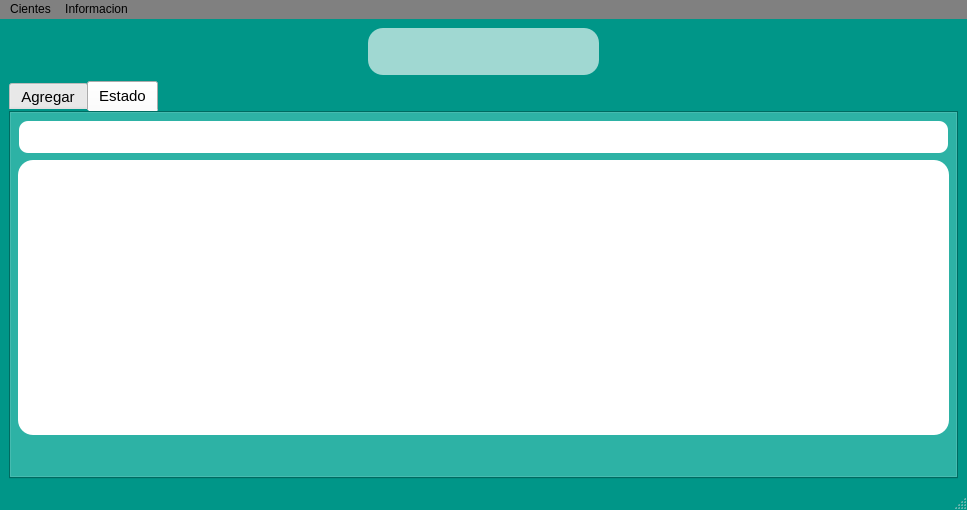
<?xml version="1.0" encoding="UTF-8"?>
<ui version="4.0">
 <class>VentanaUsuarios</class>
 <widget class="QMainWindow" name="VentanaUsuarios">
  <property name="geometry">
   <rect>
    <x>0</x>
    <y>0</y>
    <width>967</width>
    <height>510</height>
   </rect>
  </property>
  <property name="windowTitle">
   <string>Clientes</string>
  </property>
  <property name="styleSheet">
   <string notr="true">QPushButton#btnAgregar {
	border-radius: 15px;
	color: white;
	font-family: 'Roboto';
	font-size: 25px;
	image: url(&quot;../Iconos/usuario.png&quot;);
}

QPushButton#btnEstado{
		border-radius: 15px;
		color: white;
		font-family: 'Roboto';
		font-size: 25px;
		image: url(&quot;../Iconos/lista.png&quot;);
}

QPushButton#btnReporte {
		border-radius: 15px;
		color: white;
		font-family: 'Roboto';
		font-size: 25px;
		image: url(&quot;../Iconos/bloc.png&quot;);
}

QGroupBox {
	border-radius: 15px;
	background-color: #A0D8D2;
	font-family: 'Roboto';
}

QLineEdit {
	background-color: white;
	border-style: ouset;
	border-width: 2px;
	border-color: white;
	border-radius: 10px;
	font: bold 14px;
	min-width: 10em;
	padding: 6px;
}
QTextEdit {
		background-color: white;
	border-style: outset;
	border-width: 1px;
	border-color: white;
	border-radius: 10px;
	font: bold 10px;
	min-width: 10em;
	padding:2px;
}

QPushButton#btnAgregar:hover {
	background-color: #D3F9F8;
}

QPushButton#btnEstado:hover {
		background-color: #D3F9F8;
}

QPushButton#btnReporte:hover {
		background-color: #D3F9F8;
}

QLabel {
	font-family: 'Roboto';
	font-size: 14px;
	border-style: inset;
}

QPushButton#btnAgregar_2 {
	border-radius: 15px;
	color: white;
	font-family: 'Roboto';
	font-size: 25px;
	image: url(&quot;../Iconos/usuario2.png&quot;);
}

QPushButton#btnLimpiar {
	border-radius: 15px;
	color: white;
	font-family: 'Roboto';
	font-size: 25px;
	image: url(&quot;../Iconos/limpiar.png&quot;);
}

QPushButton#btnCerrar_Agregar {
	border-radius: 15px;
	color: white;
	font-family: 'Roboto';
	font-size: 25px;
	image: url(&quot;../Iconos/cancelar.png&quot;);
}

QPushButton#btnAgregar_2:hover {
	background-color: green;
}

QPushButton#btnLimpiar:hover{
	background-color: #B9FFFD
}

QPushButton#btnCerrar_Agregar:hover {
	background-color: red;
}

QPushButton#btnCerrar_Estado{
	border-radius: 15px;
	font-family: 'Roboto';
	font-size: 25px;
	image: url(&quot;../Iconos/cancelar.png&quot;);
}
QPushButton#btnCerrar_Estado:hover {
	background-color: red;
}
QPushButton#btnEliminar {
	border-radius: 15px;
	color: white;
	font-family: 'Roboto';
	font-size: 25px;
	image: url(&quot;../Iconos/usuario3.png&quot;);
}
QPushButton#btnRecargar {
	border-radius: 15px;
	color: white;
	font-family: 'Roboto';
	font-size: 25px;
	image: url(&quot;../Iconos/archivo.png&quot;);
}
QPushButton#btnCerrar_Lista {
	border-radius: 15px;
	color: white;
	font-family: 'Roboto';
	font-size: 25px;
	image: url(&quot;../Iconos/cancelar.png&quot;);
}
QPushButton#btnAsignar{
	border-radius: 15px;
	color: white;
	font-family: 'Roboto';
	font-size: 25px;
	image: url(&quot;../Iconos/usuario4.png&quot;);
}
QPushButton#btnEliminar:hover{
	background-color: red;
}
QPushButton#btnAgregar:hover {
	background-color: #D3F9F8;
}

QPushButton#btnRecargar:hover {
		background-color: #D3F9F8;
}

QPushButton#btnCerrar_Lista:hover {
		background-color: red;
}

QTableWidget {
	border-radius: 15px;
	background-color: white;
}

QToolBox {
	border-radius: 15px;
	
}
QTabWidget {
	border-radius: 15px;
	background-color: white;
	font-family: 'Roboto';
	font-size: 15px;
}

QMenuBar {
	borde-radius: 15px;
	background-color:grey;
}
QAction {
	background-color: white;
}
QMainWindow {
		background-color: #009688;
}
QTabWidget {
	border-size: 15px;
	background-color: #009688;
}</string>
  </property>
  <widget class="QWidget" name="centralwidget">
   <layout class="QGridLayout" name="gridLayout_10">
    <item row="0" column="0">
     <layout class="QGridLayout" name="gridLayout_9">
      <item row="0" column="1">
       <widget class="QGroupBox" name="gbUsuarios">
        <property name="title">
         <string/>
        </property>
        <layout class="QGridLayout" name="gridLayout">
         <item row="0" column="0">
          <widget class="QPushButton" name="btnAgregar">
           <property name="toolTip">
            <string>&lt;html&gt;&lt;head/&gt;&lt;body&gt;&lt;p&gt;Agregar un nuevo cliente&lt;/p&gt;&lt;/body&gt;&lt;/html&gt;</string>
           </property>
           <property name="text">
            <string/>
           </property>
          </widget>
         </item>
         <item row="0" column="2">
          <widget class="QPushButton" name="btnReporte">
           <property name="toolTip">
            <string>&lt;html&gt;&lt;head/&gt;&lt;body&gt;&lt;p&gt;Generar un archivo con la lista de clientes&lt;/p&gt;&lt;/body&gt;&lt;/html&gt;</string>
           </property>
           <property name="text">
            <string/>
           </property>
          </widget>
         </item>
         <item row="0" column="1">
          <widget class="QPushButton" name="btnEstado">
           <property name="toolTip">
            <string>&lt;html&gt;&lt;head/&gt;&lt;body&gt;&lt;p&gt;Ver lista de clientes registrados&lt;/p&gt;&lt;/body&gt;&lt;/html&gt;</string>
           </property>
           <property name="text">
            <string/>
           </property>
          </widget>
         </item>
        </layout>
       </widget>
      </item>
      <item row="0" column="2">
       <spacer name="horizontalSpacer_2">
        <property name="orientation">
         <enum>Qt::Horizontal</enum>
        </property>
        <property name="sizeHint" stdset="0">
         <size>
          <width>40</width>
          <height>20</height>
         </size>
        </property>
       </spacer>
      </item>
      <item row="0" column="0">
       <spacer name="horizontalSpacer">
        <property name="orientation">
         <enum>Qt::Horizontal</enum>
        </property>
        <property name="sizeHint" stdset="0">
         <size>
          <width>40</width>
          <height>20</height>
         </size>
        </property>
       </spacer>
      </item>
      <item row="1" column="0" colspan="3">
       <widget class="QTabWidget" name="tabClientes">
        <property name="enabled">
         <bool>true</bool>
        </property>
        <property name="tabShape">
         <enum>QTabWidget::Rounded</enum>
        </property>
        <property name="currentIndex">
         <number>1</number>
        </property>
        <property name="tabsClosable">
         <bool>false</bool>
        </property>
        <widget class="QWidget" name="tabAgregar">
         <attribute name="title">
          <string>Agregar</string>
         </attribute>
         <layout class="QGridLayout" name="gridLayout_5">
          <item row="0" column="0">
           <layout class="QGridLayout" name="gridLayout_3">
            <item row="0" column="0">
             <layout class="QGridLayout" name="gridLayout_2">
              <item row="0" column="0">
               <widget class="QLabel" name="lblCI_RIF">
                <property name="text">
                 <string>CI/RIF</string>
                </property>
               </widget>
              </item>
              <item row="0" column="1">
               <widget class="QLineEdit" name="leCI_RIF"/>
              </item>
              <item row="0" column="2">
               <widget class="QLabel" name="lblNombre">
                <property name="text">
                 <string>Nombre</string>
                </property>
               </widget>
              </item>
              <item row="0" column="3">
               <widget class="QLineEdit" name="leNombre"/>
              </item>
              <item row="1" column="0">
               <widget class="QLabel" name="lblApellido">
                <property name="text">
                 <string>Apellido</string>
                </property>
               </widget>
              </item>
              <item row="1" column="3">
               <widget class="QLineEdit" name="leCorreo"/>
              </item>
              <item row="1" column="1">
               <widget class="QLineEdit" name="leApellido"/>
              </item>
              <item row="1" column="2">
               <widget class="QLabel" name="lblCorreo">
                <property name="text">
                 <string>Correo</string>
                </property>
               </widget>
              </item>
              <item row="2" column="1">
               <widget class="QLineEdit" name="leTelefono"/>
              </item>
              <item row="2" column="0">
               <widget class="QLabel" name="lblTelefono">
                <property name="text">
                 <string>Telefono</string>
                </property>
               </widget>
              </item>
             </layout>
            </item>
            <item row="1" column="0">
             <layout class="QGridLayout" name="gridLayout_4">
              <item row="0" column="0">
               <spacer name="horizontalSpacer_3">
                <property name="orientation">
                 <enum>Qt::Horizontal</enum>
                </property>
                <property name="sizeHint" stdset="0">
                 <size>
                  <width>40</width>
                  <height>20</height>
                 </size>
                </property>
               </spacer>
              </item>
              <item row="0" column="1">
               <widget class="QPushButton" name="btnAgregar_2">
                <property name="toolTip">
                 <string>&lt;html&gt;&lt;head/&gt;&lt;body&gt;&lt;p&gt;Agregar el nuevo cliente&lt;/p&gt;&lt;/body&gt;&lt;/html&gt;</string>
                </property>
                <property name="text">
                 <string/>
                </property>
               </widget>
              </item>
              <item row="0" column="2">
               <widget class="QPushButton" name="btnLimpiar">
                <property name="toolTip">
                 <string>&lt;html&gt;&lt;head/&gt;&lt;body&gt;&lt;p&gt;Borrar lo escrito&lt;/p&gt;&lt;/body&gt;&lt;/html&gt;</string>
                </property>
                <property name="text">
                 <string/>
                </property>
               </widget>
              </item>
              <item row="0" column="4">
               <spacer name="horizontalSpacer_4">
                <property name="orientation">
                 <enum>Qt::Horizontal</enum>
                </property>
                <property name="sizeHint" stdset="0">
                 <size>
                  <width>40</width>
                  <height>20</height>
                 </size>
                </property>
               </spacer>
              </item>
              <item row="0" column="3">
               <widget class="QPushButton" name="btnCerrar_Agregar">
                <property name="toolTip">
                 <string>&lt;html&gt;&lt;head/&gt;&lt;body&gt;&lt;p&gt;Cerrar la pestaña agregar&lt;/p&gt;&lt;/body&gt;&lt;/html&gt;</string>
                </property>
                <property name="text">
                 <string/>
                </property>
               </widget>
              </item>
             </layout>
            </item>
           </layout>
          </item>
         </layout>
        </widget>
        <widget class="QWidget" name="tabEstado">
         <property name="enabled">
          <bool>true</bool>
         </property>
         <attribute name="title">
          <string>Estado</string>
         </attribute>
         <layout class="QGridLayout" name="gridLayout_16">
          <item row="0" column="0">
           <layout class="QGridLayout" name="gridLayout_15">
            <item row="0" column="0">
             <layout class="QGridLayout" name="gridLayout_8">
              <item row="0" column="0">
               <layout class="QGridLayout" name="gridLayout_6">
                <item row="0" column="0">
                 <widget class="QLineEdit" name="leBuscar"/>
                </item>
               </layout>
              </item>
              <item row="1" column="0">
               <widget class="QTableWidget" name="tablaUsuarios"/>
              </item>
             </layout>
            </item>
            <item row="1" column="0">
             <layout class="QGridLayout" name="gridLayout_7">
              <item row="0" column="0">
               <spacer name="horizontalSpacer_5">
                <property name="orientation">
                 <enum>Qt::Horizontal</enum>
                </property>
                <property name="sizeHint" stdset="0">
                 <size>
                  <width>40</width>
                  <height>20</height>
                 </size>
                </property>
               </spacer>
              </item>
              <item row="0" column="1">
               <widget class="QPushButton" name="btnEliminar">
                <property name="toolTip">
                 <string>&lt;html&gt;&lt;head/&gt;&lt;body&gt;&lt;p&gt;Eliminar un cliente&lt;/p&gt;&lt;/body&gt;&lt;/html&gt;</string>
                </property>
                <property name="text">
                 <string/>
                </property>
               </widget>
              </item>
              <item row="0" column="2">
               <widget class="QPushButton" name="btnRecargar">
                <property name="toolTip">
                 <string>&lt;html&gt;&lt;head/&gt;&lt;body&gt;&lt;p&gt;Actualizar la lista de clientes&lt;/p&gt;&lt;/body&gt;&lt;/html&gt;</string>
                </property>
                <property name="text">
                 <string/>
                </property>
               </widget>
              </item>
              <item row="0" column="4">
               <spacer name="horizontalSpacer_6">
                <property name="orientation">
                 <enum>Qt::Horizontal</enum>
                </property>
                <property name="sizeHint" stdset="0">
                 <size>
                  <width>40</width>
                  <height>20</height>
                 </size>
                </property>
               </spacer>
              </item>
              <item row="0" column="3">
               <widget class="QPushButton" name="btnCerrar_Estado">
                <property name="toolTip">
                 <string>&lt;html&gt;&lt;head/&gt;&lt;body&gt;&lt;p&gt;Cerrar la lista &lt;/p&gt;&lt;/body&gt;&lt;/html&gt;</string>
                </property>
                <property name="text">
                 <string/>
                </property>
               </widget>
              </item>
             </layout>
            </item>
           </layout>
          </item>
         </layout>
        </widget>
       </widget>
      </item>
     </layout>
    </item>
   </layout>
  </widget>
  <widget class="QMenuBar" name="mbUsuarios">
   <property name="geometry">
    <rect>
     <x>0</x>
     <y>0</y>
     <width>967</width>
     <height>22</height>
    </rect>
   </property>
   <widget class="QMenu" name="menuUsuarios">
    <property name="title">
     <string>Cientes</string>
    </property>
    <widget class="QMenu" name="menuReporte">
     <property name="title">
      <string>Reporte</string>
     </property>
     <addaction name="actionCSV"/>
     <addaction name="actionPDF"/>
    </widget>
    <addaction name="separator"/>
    <addaction name="actionAgregar_2"/>
    <addaction name="actionEstado_2"/>
    <addaction name="menuReporte"/>
    <addaction name="separator"/>
    <addaction name="actionSalir_2"/>
   </widget>
   <widget class="QMenu" name="menuInformacion">
    <property name="title">
     <string>Informacion</string>
    </property>
    <addaction name="actionAcercaDe"/>
   </widget>
   <addaction name="menuUsuarios"/>
   <addaction name="menuInformacion"/>
  </widget>
  <widget class="QStatusBar" name="sbUsuarios"/>
  <action name="actionAgregar">
   <property name="text">
    <string>Agregar</string>
   </property>
  </action>
  <action name="actionEstado">
   <property name="text">
    <string>Estado</string>
   </property>
  </action>
  <action name="actionSalir">
   <property name="text">
    <string>Salir</string>
   </property>
  </action>
  <action name="actionAcercaDe">
   <property name="text">
    <string>AcercaDe</string>
   </property>
  </action>
  <action name="actionAgregar_2">
   <property name="text">
    <string>Agregar</string>
   </property>
  </action>
  <action name="actionEstado_2">
   <property name="text">
    <string>Estado</string>
   </property>
  </action>
  <action name="actionSalir_2">
   <property name="text">
    <string>Salir</string>
   </property>
  </action>
  <action name="actionCSV">
   <property name="text">
    <string>CSV</string>
   </property>
  </action>
  <action name="actionPDF">
   <property name="text">
    <string>PDF</string>
   </property>
  </action>
 </widget>
 <resources/>
 <connections>
  <connection>
   <sender>btnLimpiar</sender>
   <signal>clicked()</signal>
   <receiver>leTelefono</receiver>
   <slot>clear()</slot>
   <hints>
    <hint type="sourcelabel">
     <x>512</x>
     <y>382</y>
    </hint>
    <hint type="destinationlabel">
     <x>404</x>
     <y>263</y>
    </hint>
   </hints>
  </connection>
  <connection>
   <sender>btnLimpiar</sender>
   <signal>clicked()</signal>
   <receiver>leCorreo</receiver>
   <slot>clear()</slot>
   <hints>
    <hint type="sourcelabel">
     <x>538</x>
     <y>385</y>
    </hint>
    <hint type="destinationlabel">
     <x>566</x>
     <y>215</y>
    </hint>
   </hints>
  </connection>
  <connection>
   <sender>btnLimpiar</sender>
   <signal>clicked()</signal>
   <receiver>leNombre</receiver>
   <slot>clear()</slot>
   <hints>
    <hint type="sourcelabel">
     <x>533</x>
     <y>379</y>
    </hint>
    <hint type="destinationlabel">
     <x>546</x>
     <y>176</y>
    </hint>
   </hints>
  </connection>
  <connection>
   <sender>btnLimpiar</sender>
   <signal>clicked()</signal>
   <receiver>leApellido</receiver>
   <slot>clear()</slot>
   <hints>
    <hint type="sourcelabel">
     <x>554</x>
     <y>382</y>
    </hint>
    <hint type="destinationlabel">
     <x>414</x>
     <y>228</y>
    </hint>
   </hints>
  </connection>
  <connection>
   <sender>btnLimpiar</sender>
   <signal>clicked()</signal>
   <receiver>leCI_RIF</receiver>
   <slot>clear()</slot>
   <hints>
    <hint type="sourcelabel">
     <x>549</x>
     <y>389</y>
    </hint>
    <hint type="destinationlabel">
     <x>436</x>
     <y>174</y>
    </hint>
   </hints>
  </connection>
 </connections>
</ui>
